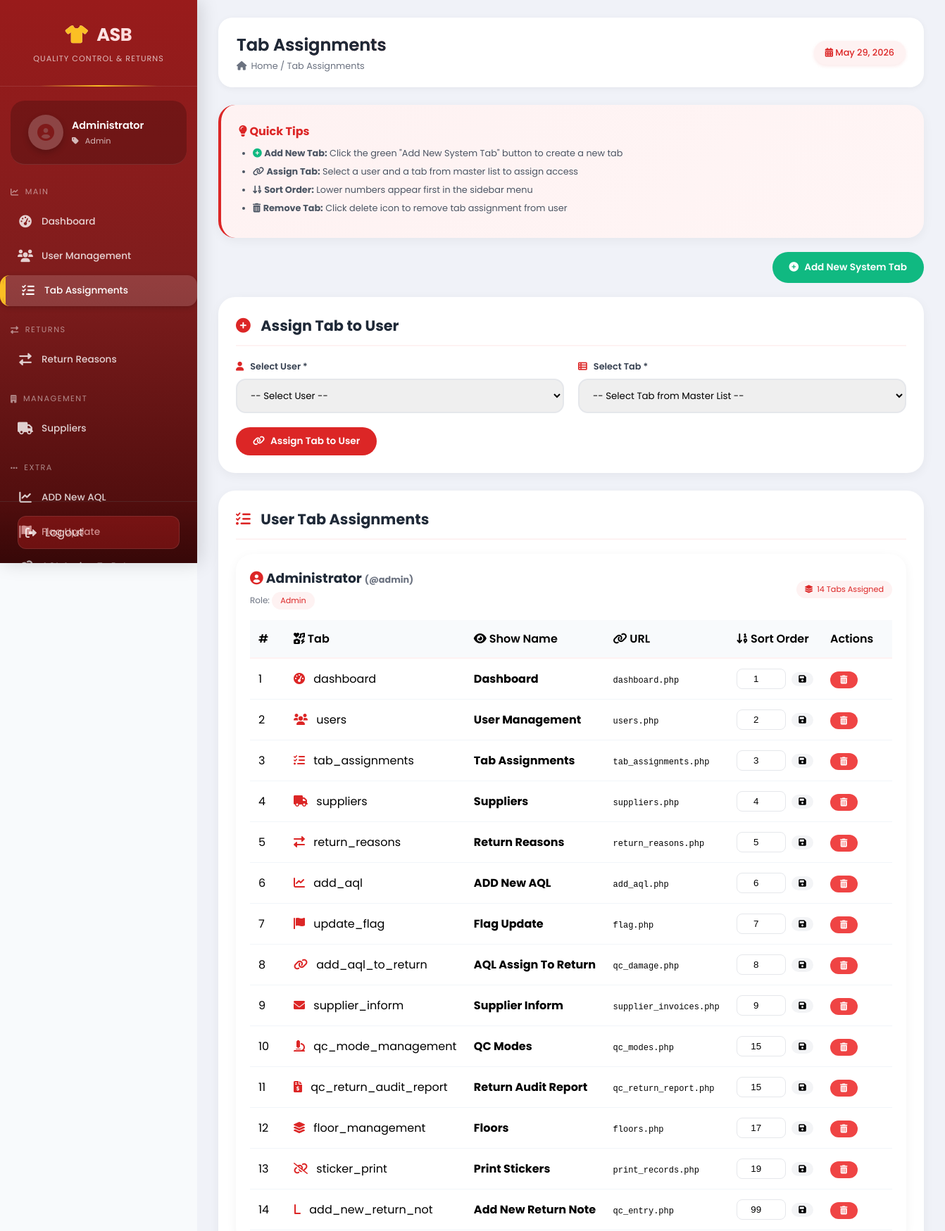
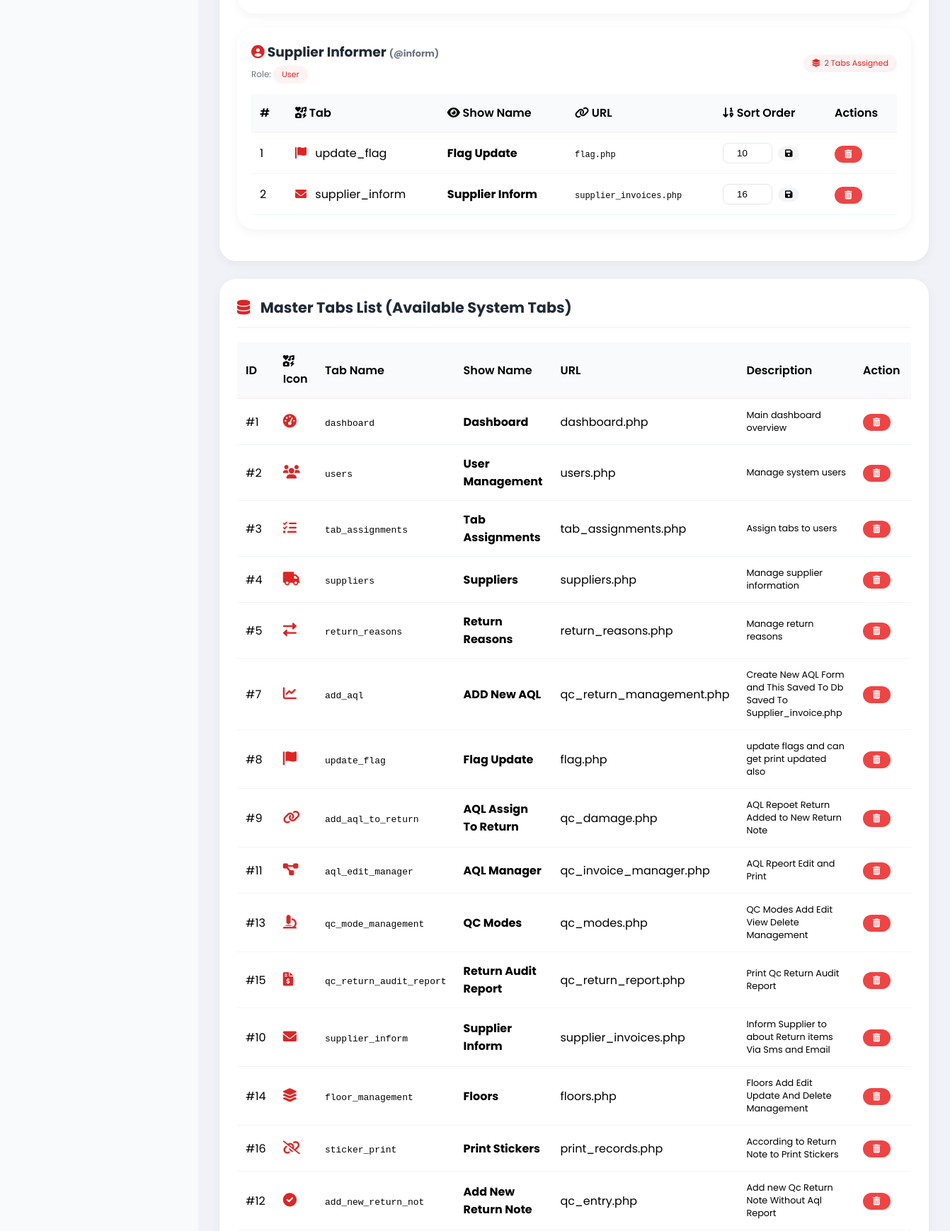
Screenshot of /tab_assignments.php (signed in, upper part) with the database file from the repository (2 pictures, top to bottom).
### tables this page shows
CREATE TABLE `master_tabs` (
  `tab_id` int(11) NOT NULL,
  `tab_name` varchar(100) NOT NULL,
  `show_name` varchar(100) NOT NULL,
  `description` text DEFAULT NULL,
  `tab_url` varchar(255) NOT NULL,
  `tab_icon` varchar(50) DEFAULT 'fas fa-link',
  `sort_order` int(11) DEFAULT 0,
  `is_active` tinyint(1) DEFAULT 1,
  `created_at` timestamp NOT NULL DEFAULT current_timestamp()
);

CREATE TABLE `user_tabs` (
  `assignment_id` int(11) NOT NULL,
  `user_id` int(11) NOT NULL,
  `tab_id` int(11) DEFAULT NULL,
  `tab_name` varchar(100) NOT NULL,
  `show_name` varchar(100) NOT NULL,
  `description` text DEFAULT NULL,
  `tab_url` varchar(255) NOT NULL,
  `tab_icon` varchar(50) DEFAULT 'fas fa-link',
  `sort_order` int(11) DEFAULT 0,
  `is_active` tinyint(1) DEFAULT 1,
  `created_at` timestamp NOT NULL DEFAULT current_timestamp()
);

CREATE TABLE `users` (
  `user_id` int(11) NOT NULL,
  `username` varchar(50) NOT NULL,
  `password` varchar(100) NOT NULL,
  `full_name` varchar(100) NOT NULL,
  `email` varchar(100) NOT NULL,
  `role` enum('admin','manager','user') DEFAULT 'user',
  `is_active` tinyint(1) DEFAULT 1,
  `created_at` timestamp NOT NULL DEFAULT current_timestamp()
);

### config/database.php (called while the page is built, shortened)
<?php
function isLoggedIn() {
    return isset($_SESSION['user_id']) && !empty($_SESSION['user_id']);
}
function getUserTabs($pdo) {
    try {
        $role = $_SESSION['role'] ?? 'user';
        if ($role === 'admin') {
            $stmt = $pdo->prepare("SELECT * FROM master_tabs WHERE is_active = 1 ORDER BY sort_order");
            $stmt->execute();
            return $stmt->fetchAll();
        }
    } catch (PDOException $e) {
        error_log("Error fetching user tabs: " . $e->getMessage());
        return [];
    }
}
?>

### tab_assignments.php (the view, shortened to what this page needs)
<?php
require_once 'config/database.php';
$page_title = 'Tab Assignments';
$all_tabs = $pdo->query("SELECT * FROM master_tabs WHERE is_active = 1 ORDER BY sort_order")->fetchAll();
$assignments = $pdo->query("
    SELECT ut.*, u.username, u.full_name, u.role, mt.tab_id as master_tab_id
    FROM user_tabs ut
    JOIN users u ON ut.user_id = u.user_id
    LEFT JOIN master_tabs mt ON ut.tab_name = mt.tab_name
    ORDER BY u.username, ut.sort_order
")->fetchAll();
$assignments_by_user = [];
foreach ($assignments as $assign) {
    $assignments_by_user[$assign['user_id']][] = $assign;
}
include 'includes/header.php';
?>
<link rel="stylesheet" href="assets/css/style.css">
<div class="form-card tips-card" style="margin-bottom: 20px;">
    <h4><i class="fas fa-lightbulb"></i> Quick Tips</h4>
    <ul>
        <li><i class="fas fa-plus-circle" style="color: #10b981;"></i> <strong>Add New Tab:</strong> Click the green "Add New System Tab" button to create a new tab</li>
        <li><i class="fas fa-link"></i> <strong>Assign Tab:</strong> Select a user and a tab from master list to assign access</li>
        <li><i class="fas fa-sort-numeric-down"></i> <strong>Sort Order:</strong> Lower numbers appear first in the sidebar menu</li>
        <li><i class="fas fa-trash-alt"></i> <strong>Remove Tab:</strong> Click delete icon to remove tab assignment from user</li>
    </ul>
</div>
<div style="display: flex; justify-content: flex-end; margin-bottom: 20px;">
    <button onclick="openModalAndScroll()" class="btn btn-success" style="background: #10b981; padding: 12px 24px;">
        <i class="fas fa-plus-circle"></i> Add New System Tab
    </button>
</div>
<div class="form-card">
    <h2><i class="fas fa-plus-circle"></i> Assign Tab to User</h2>
    <form method="POST">
        <div class="form-grid">
            <div class="input-group">
                <label><i class="fas fa-user"></i> Select User *</label>
                <select name="user_id" required>
                    <option value="">-- Select User --</option>
                </select>
            </div>
            <div class="input-group">
                <label><i class="fas fa-table-list"></i> Select Tab *</label>
                <select name="tab_id" required>
                    <option value="">-- Select Tab from Master List --</option>
                </select>
            </div>
        </div>
        <button type="submit" class="btn btn-primary">
            <i class="fas fa-link"></i> Assign Tab to User
        </button>
    </form>
</div>
<div class="table-card">
    <h2><i class="fas fa-tasks"></i> User Tab Assignments</h2>
    <?php if (count($assignments_by_user) > 0): ?>
        <?php foreach ($assignments_by_user as $user_id => $user_assignments):
            $user_name = $user_assignments[0]['username'];
            $full_name = $user_assignments[0]['full_name'];
            $role = $user_assignments[0]['role'];
        ?>
            <div class="form-card" style="margin-bottom: 20px; padding: 20px;">
                <div style="display: flex; justify-content: space-between; align-items: center; margin-bottom: 15px; flex-wrap: wrap; gap: 10px;">
                    <div>
                        <h3 style="color: #1f2937;">
                            <i class="fas fa-user-circle" style="color: #dc2626;"></i>
                            <?php echo htmlspecialchars($full_name); ?>
                            <span style="font-size: 0.8rem; color: #6b7280;">(@<?php echo htmlspecialchars($user_name); ?>)</span>
                        </h3>
                        <p style="font-size: 0.75rem; color: #6b7280; margin-top: 5px;">
                            Role: <span class="tab-badge"><?php echo ucfirst($role); ?></span>
                        </p>
                    </div>
                    <div>
                        <span class="tab-badge">
                            <i class="fas fa-layer-group"></i> <?php echo count($user_assignments); ?> Tabs Assigned
                        </span>
                    </div>
                </div>
                <div class="table-wrapper">
                    <table style="width: 100%;">
                        <thead>
                            <tr>
                                <th width="50">#</th>
                                <th><i class="fas fa-icons"></i> Tab</th>
                                <th><i class="fas fa-eye"></i> Show Name</th>
                                <th><i class="fas fa-link"></i> URL</th>
                                <th><i class="fas fa-sort-numeric-down"></i> Sort Order</th>
                                <th width="100">Actions</th>
                            </tr>
                        </thead>
                        <tbody>
                            <?php foreach ($user_assignments as $index => $assign): ?>
                                <tr>
                                    <td><?php echo $index + 1; ?></td>
                                    <td>
                                        <i class="<?php echo $assign['tab_icon']; ?>" style="color: #dc2626; margin-right: 8px;"></i>
                                        <?php echo htmlspecialchars($assign['tab_name']); ?>
                                    </td>
                                    <td><strong><?php echo htmlspecialchars($assign['show_name']); ?></strong></td>
                                    <td><code style="font-size: 0.75rem;"><?php echo htmlspecialchars($assign['tab_url']); ?></code></td>
                                    <td>
                                        <form method="POST" style="display: flex; gap: 8px; align-items: center;">
                                            <input type="number" name="sort_order" value="<?php echo $assign['sort_order']; ?>"
                                                   class="sort-input" style="width: 70px; padding: 6px; text-align: center; border: 1px solid #e5e7eb; border-radius: 8px;">
                                            <button type="submit" class="btn btn-sm" style="padding: 4px 10px; background: #f3f4f6;">
                                                <i class="fas fa-save"></i>
                                            </button>
                                        </form>
                                    </td>
                                    <td>
                                        <form method="POST" onsubmit="return confirm('Remove this tab from user?')">
                                            <button type="submit" class="btn btn-danger btn-sm">
                                                <i class="fas fa-trash-alt"></i>
                                            </button>
                                        </form>
                                    </td>
                                </tr>
                            <?php endforeach; ?>
                        </tbody>
                    </table>
                </div>
            </div>
        <?php endforeach; ?>
    <?php endif; ?>
</div>
<div class="table-card">
    <h2><i class="fas fa-database"></i> Master Tabs List (Available System Tabs)</h2>
    <div class="table-wrapper">
        <table>
            <thead>
                <tr>
                    <th>ID</th>
                    <th><i class="fas fa-icons"></i> Icon</th>
                    <th>Tab Name</th>
                    <th>Show Name</th>
                    <th>URL</th>
                    <th>Description</th>
                    <th width="80">Action</th>
                </tr>
            </thead>
            <tbody>
                <?php foreach ($all_tabs as $tab): ?>
                    <tr class="master-tab-item">
                        <td>#<?php echo $tab['tab_id']; ?></td>
                        <td><i class="<?php echo $tab['tab_icon']; ?>" style="color: #dc2626; font-size: 1.2rem;"></i></td>
                        <td><code><?php echo htmlspecialchars($tab['tab_name']); ?></code></td>
                        <td><strong><?php echo htmlspecialchars($tab['show_name']); ?></strong></td>
                        <td><?php echo htmlspecialchars($tab['tab_url']); ?></td>
                        <td style="font-size: 0.8rem;"><?php echo htmlspecialchars($tab['description']); ?></td>
                        <td>
                            <form method="POST" onsubmit="return confirm('Delete this master tab? All user assignments for this tab will also be deleted!')">
                                <button type="submit" class="btn btn-danger btn-sm">
                                    <i class="fas fa-trash-alt"></i>
                                </button>
                            </form>
                        </td>
                    </tr>
                <?php endforeach; ?>
            </tbody>
        </table>
    </div>
</div>
<?php include 'includes/footer.php'; ?>

### includes/header.php (shortened to what this page needs)
<?php
$user_tabs = getUserTabs($pdo);
?>
<!DOCTYPE html>
<html lang="en">
<head>
    <link rel="stylesheet" href="https://cdnjs.cloudflare.com/ajax/libs/font-awesome/6.0.0-beta3/css/all.min.css">
</head>
<body>
<div class="dashboard-container">
    <aside class="sidebar" id="sidebar">
        <div class="sidebar-header">
            <h2><i class="fas fa-tshirt"></i> ASB</h2>
            <p>QUALITY CONTROL & RETURNS</p>
        </div>
        <div class="user-profile">
            <div class="user-avatar">
                <i class="fas fa-user-circle"></i>
            </div>
            <div class="user-info">
                <h4><?php echo htmlspecialchars($_SESSION['full_name'] ?? 'Guest'); ?></h4>
                <p><i class="fas fa-tag"></i> <?php echo ucfirst($_SESSION['role'] ?? 'Guest'); ?></p>
            </div>
        </div>
        <nav class="sidebar-nav">
            <?php
            $tabGroups = [
                'MAIN' => [
                    'icon' => 'fa-chart-line',
                    'tabs' => ['dashboard', 'users', 'tab_assignments']
                ],
                'QUALITY CONTROL' => [
                    'icon' => 'fa-microscope',
                    'tabs' => ['qc_modes', 'aql', 'inspections']
                ],
                'RETURNS' => [
                    'icon' => 'fa-exchange-alt',
                    'tabs' => ['return_reasons', 'returns']
                ],
                'MANAGEMENT' => [
                    'icon' => 'fa-building',
                    'tabs' => ['suppliers', 'products', 'categories']
                ]
            ];
            $current_page = basename($_SERVER['PHP_SELF']);
            function renderNavItems($tabs, $current_page, $user_tabs) {
                foreach ($user_tabs as $tab):
                    if (in_array($tab['tab_name'], $tabs)):
                        $active = ($current_page == $tab['tab_url']) ? 'active' : '';
            ?>
                        <a href="<?php echo $tab['tab_url']; ?>" class="nav-item <?php echo $active; ?>">
                            <i class="<?php echo $tab['tab_icon']; ?>"></i>
                            <span><?php echo htmlspecialchars($tab['show_name']); ?></span>
                        </a>
            <?php
                    endif;
                endforeach;
            }
            foreach ($tabGroups as $sectionName => $section):
                $hasTabs = false;
                foreach ($user_tabs as $tab) {
                    if (in_array($tab['tab_name'], $section['tabs'])) {
                        $hasTabs = true;
                        break;
                    }
                }
                if ($hasTabs):
            ?>
                <div class="nav-section">
                    <div class="nav-section-title">
                        <i class="fas <?php echo $section['icon']; ?>"></i>
                        <?php echo $sectionName; ?>
                    </div>
                    <?php renderNavItems($section['tabs'], $current_page, $user_tabs); ?>
                </div>
            <?php
                endif;
            endforeach;
            $allGroupedTabs = [];
            foreach ($tabGroups as $group) {
                $allGroupedTabs = array_merge($allGroupedTabs, $group['tabs']);
            }
            $other_tabs = array_filter($user_tabs, function($tab) use ($allGroupedTabs) {
                return !in_array($tab['tab_name'], $allGroupedTabs);
            });
            if (!empty($other_tabs)):
            ?>
            <div class="nav-section">
                <div class="nav-section-title">
                    <i class="fas fa-ellipsis-h"></i>
                    EXTRA
                </div>
                <?php foreach ($other_tabs as $tab):
                    $active = ($current_page == $tab['tab_url']) ? 'active' : '';
                ?>
                    <a href="<?php echo $tab['tab_url']; ?>" class="nav-item <?php echo $active; ?>">
                        <i class="<?php echo $tab['tab_icon']; ?>"></i>
                        <span><?php echo htmlspecialchars($tab['show_name']); ?></span>
                    </a>
                <?php endforeach; ?>
            </div>
            <?php endif; ?>
        </nav>
        <div class="sidebar-footer">
            <a href="logout.php" class="logout-btn">
                <i class="fas fa-sign-out-alt"></i>
                <span>Logout</span>
            </a>
        </div>
    </aside>
    <main class="main-content">
        <div class="top-bar">
            <div class="page-title">
                <h1><?php echo $page_title ?? 'Dashboard'; ?></h1>
                <p><i class="fas fa-home"></i> Home / <?php echo $page_title ?? 'Dashboard'; ?></p>
            </div>
            <div class="date-badge">
                <i class="fas fa-calendar-alt"></i> <?php echo date('F j, Y'); ?>
            </div>
        </div>

### rows the page displays
master_tabs: show_name "Dashboard", tab_id "1", tab_name "dashboard", tab_url "dashboard.php", description "Main dashboard overview"
master_tabs: show_name "User Management", tab_id "2", tab_name "users", tab_url "users.php", description "Manage system users"
master_tabs: show_name "Tab Assignments", tab_id "3", tab_name "tab_assignments", tab_url "tab_assignments.php", description "Assign tabs to users"
master_tabs: show_name "Return Reasons", tab_id "5", tab_name "return_reasons", tab_url "return_reasons.php", description "Manage return reasons"
master_tabs: show_name "Suppliers", tab_id "4", tab_name "suppliers", tab_url "suppliers.php", description "Manage supplier information"
master_tabs: show_name "ADD New AQL", tab_id "7", tab_name "add_aql", tab_url "qc_return_management.php", description "Create New AQL Form and This Saved To Db Saved To Supplier_invoice.php"
master_tabs: show_name "Flag Update", tab_id "8", tab_name "update_flag", tab_url "flag.php", description "update flags and can get print updated also"
master_tabs: tab_id "9", tab_name "add_aql_to_return", show_name "AQL Assign To Return", tab_url "qc_damage.php", description "AQL Repoet Return Added to New Return Note"
user_tabs: user.full_name "Administrator", user.username "admin", user.role "Admin", count($user_assignments) "14", tab_name "dashboard", show_name "Dashboard", tab_url "dashboard.php", sort_order "1"
user_tabs: tab_name "users", show_name "User Management", tab_url "users.php", sort_order "2"
user_tabs: tab_name "tab_assignments", show_name "Tab Assignments", tab_url "tab_assignments.php", sort_order "3"
user_tabs: tab_name "suppliers", show_name "Suppliers", tab_url "suppliers.php", sort_order "4"
user_tabs: tab_name "return_reasons", show_name "Return Reasons", tab_url "return_reasons.php", sort_order "5"
user_tabs: tab_name "add_aql", show_name "ADD New AQL", tab_url "add_aql.php", sort_order "6"
user_tabs: tab_name "update_flag", show_name "Flag Update", tab_url "flag.php", sort_order "7"
user_tabs: tab_name "add_aql_to_return", show_name "AQL Assign To Return", tab_url "qc_damage.php", sort_order "8"
user_tabs: tab_name "supplier_inform", show_name "Supplier Inform", tab_url "supplier_invoices.php", sort_order "9"
user_tabs: tab_name "qc_mode_management", show_name "QC Modes", tab_url "qc_modes.php", sort_order "15"
user_tabs: tab_name "qc_return_audit_report", show_name "Return Audit Report", tab_url "qc_return_report.php", sort_order "15"
user_tabs: tab_name "floor_management", show_name "Floors", tab_url "floors.php", sort_order "17"
user_tabs: tab_name "sticker_print", show_name "Print Stickers", tab_url "print_records.php", sort_order "19"
user_tabs: tab_name "add_new_return_not", show_name "Add New Return Note", tab_url "qc_entry.php", sort_order "99"
user_tabs: user.full_name "Supplier Informer", user.username "inform", user.role "User", count($user_assignments) "2", tab_name "update_flag", show_name "Flag Update", tab_url "flag.php", sort_order "10"
user_tabs: tab_name "supplier_inform", show_name "Supplier Inform", tab_url "supplier_invoices.php", sort_order "16"
master_tabs: tab_id "11", tab_name "aql_edit_manager", show_name "AQL Manager", tab_url "qc_invoice_manager.php", description "AQL Rpeort Edit and Print"
master_tabs: tab_id "13", tab_name "qc_mode_management", show_name "QC Modes", tab_url "qc_modes.php", description "QC Modes Add Edit View Delete Management"
master_tabs: tab_id "15", tab_name "qc_return_audit_report", show_name "Return Audit Report", tab_url "qc_return_report.php", description "Print Qc Return Audit Report"
master_tabs: tab_id "10", tab_name "supplier_inform", show_name "Supplier Inform", tab_url "supplier_invoices.php", description "Inform Supplier to about Return items Via Sms and Email"
master_tabs: tab_id "14", tab_name "floor_management", show_name "Floors", tab_url "floors.php", description "Floors Add Edit Update And Delete Management"
master_tabs: tab_id "16", tab_name "sticker_print", show_name "Print Stickers", tab_url "print_records.php", description "According to Return Note to Print Stickers"
master_tabs: tab_id "12", tab_name "add_new_return_not", show_name "Add New Return Note", tab_url "qc_entry.php", description "Add new Qc Return Note Without Aql Report"

### other values shown
$_SESSION['full_name'] "Administrator"
$_SESSION['role'] "Admin"
$sectionName "MAIN"
$sectionName "RETURNS"
$sectionName "MANAGEMENT"
$page_title "Tab Assignments"
